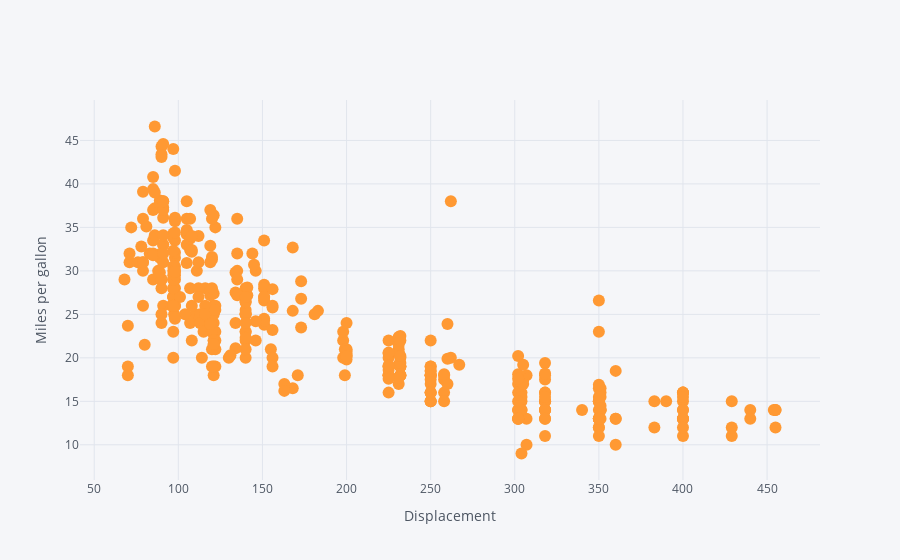

Write notebook code for a chart like this one.
### Code cell
data.iplot(kind='scatter', x='displacement', y='mpg', mode='markers', xTitle='Displacement', yTitle='Miles per gallon')

### Figure 1 — Plotly figure (JSON) as saved in the notebook; plotly's stock layout.template omitted (floating-point values rounded to 4 significant figures; data arrays with more than 128 entries replaced by an {"elided": "..."} marker saying what was removed)
{"data": [{"line": {"color": "rgba(255, 153, 51, 1.0)", "dash": "solid", "shape": "linear", "width": 1.3}, "marker": {"size": 12, "symbol": "circle"}, "mode": "markers", "name": "mpg", "text": "", "type": "scatter", "x": {"elided": "392 float values"}, "y": {"elided": "392 float values"}}], "layout": {"legend": {"bgcolor": "#F5F6F9", "font": {"color": "#4D5663"}}, "paper_bgcolor": "#F5F6F9", "plot_bgcolor": "#F5F6F9", "title": {"font": {"color": "#4D5663"}}, "xaxis": {"gridcolor": "#E1E5ED", "showgrid": true, "tickfont": {"color": "#4D5663"}, "title": {"font": {"color": "#4D5663"}, "text": "Displacement"}, "zerolinecolor": "#E1E5ED"}, "yaxis": {"gridcolor": "#E1E5ED", "showgrid": true, "tickfont": {"color": "#4D5663"}, "title": {"font": {"color": "#4D5663"}, "text": "Miles per gallon"}, "zerolinecolor": "#E1E5ED"}}}
